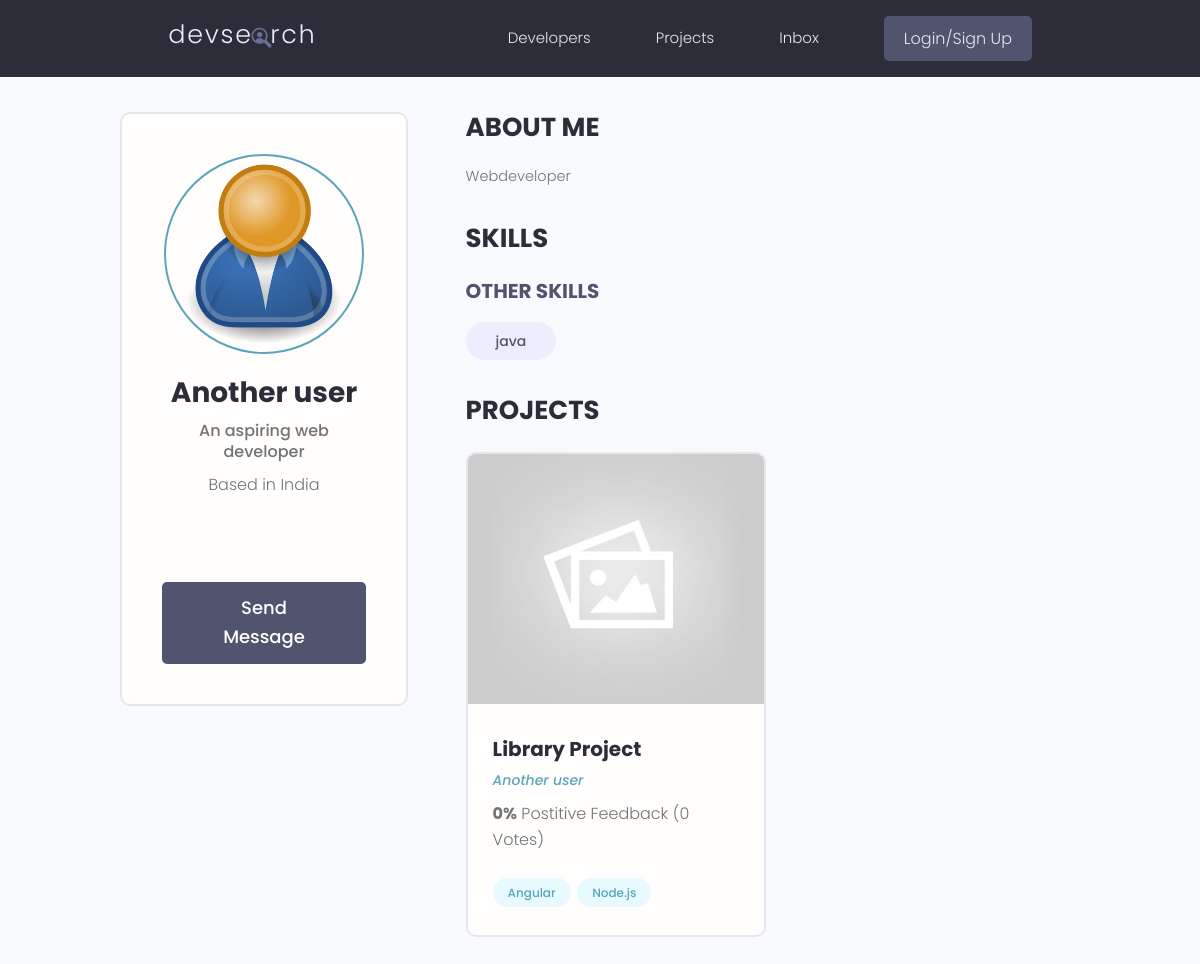
The page /profile/224a384245a349e9bf9ec4f75c2adfbd on the database as committed earlier.
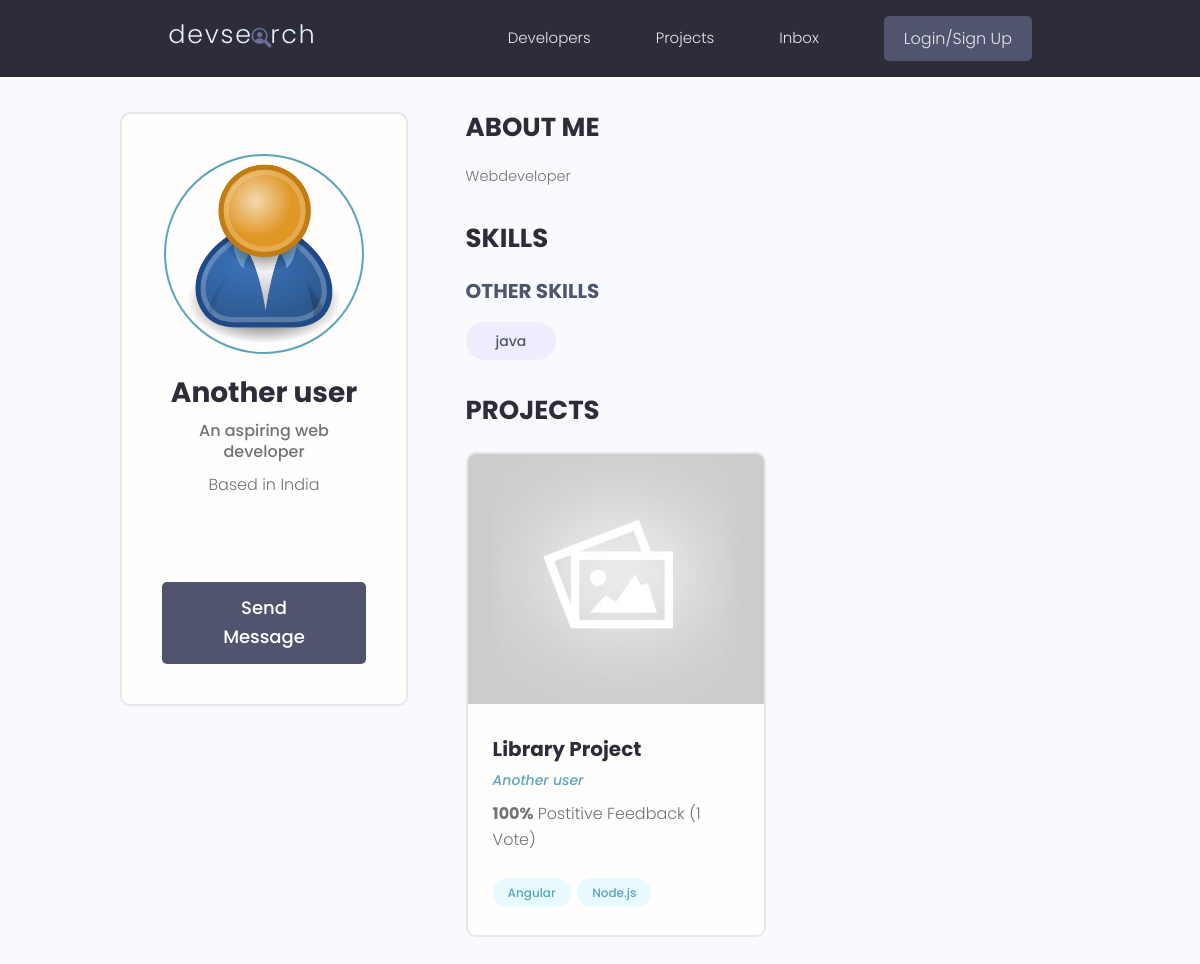
The same page on the database as committed later.
### projects/models.py (models this page shows, shortened)
class Project(models.Model):
    owner = models.ForeignKey(
        Profile, null=True, blank=True, on_delete=models.CASCADE)
    title = models.CharField(max_length = 200)
    description = models.TextField(null = True, blank = True)
    featured_image = models.ImageField(null = True, blank = True, default = 'default.jpg')
    demo_link = models.CharField(max_length = 2000, null = True, blank = True)
    source_link = models.CharField(max_length = 2000, null = True, blank = True)
    tags = models.ManyToManyField('Tag', blank = True)
    vote_total = models.IntegerField(default = 0, null = True, blank = True)
    vote_ratio = models.IntegerField(default = 0, null = True, blank = True)
    created = models.DateTimeField(auto_now_add = True)
    id = models.UUIDField(default = uuid.uuid4, unique = True, primary_key = True, editable = False)
    class Meta:
        ordering = ['-vote_ratio', '-vote_total', 'created']

### users/models.py (models this page shows, shortened)
class Profile(models.Model):
    user = models.OneToOneField(
        User, on_delete=models.CASCADE, null=True, blank=True)
    name = models.CharField(max_length=200, blank=True, null=True)
    email = models.EmailField(max_length=500, blank=True, null=True)
    username = models.CharField(max_length=200, blank=True, null=True)
    location = models.CharField(max_length=200, blank=True, null=True)
    short_intro = models.CharField(max_length=200, blank=True, null=True)
    bio = models.TextField(blank=True, null=True)
    profile_image = models.ImageField(
        null=True, blank=True, upload_to='profiles/', default="profiles/user-default.png")
    social_github = models.CharField(max_length=200, blank=True, null=True)
    social_twitter = models.CharField(max_length=200, blank=True, null=True)
    social_linkedin = models.CharField(max_length=200, blank=True, null=True)
    social_youtube = models.CharField(max_length=200, blank=True, null=True)
    social_website = models.CharField(max_length=200, blank=True, null=True)
    created = models.DateTimeField(auto_now_add=True)
    id = models.UUIDField(default=uuid.uuid4, unique=True,
                          primary_key=True, editable=False)

### users/views.py (the view)
# urls.py: path('profile/<str:pk>', views.userProfiles, name="user-profile"),
def userProfiles(request, pk):
    profile = Profile.objects.get(id=pk)
    topSkills = profile.skill_set.exclude(description__exact="")
    otherSkills = profile.skill_set.filter(description="")
    context = {'profile': profile, 'topSkills': topSkills,
               "otherSkills": otherSkills}
    return render(request, 'users/user-profile.html', context)

### projects/models.py (called while the page is built)
    def __str__(self):
        return self.name

### users/templates/users/user-profile.html (shortened to what this page needs)
{% extends 'main.html' %}
{% block content %}
<main class="profile my-md">
    <div class="container">
      <div class="layout">
        <div class="column column--1of3">
          <div class="card text-center">
            <div class="card__body dev">
              <img class="avatar avatar--xl" src="{{profile.profile_image.url}}" />
              <h2 class="dev__name">{{profile.name}}</h2>
              <p class="dev__title">{{profile.short_intro}}</p>
              <p class="dev__location">Based in {{profile.location}}</p>
              <ul class="dev__social">
              </ul>
              <a href="#" class="btn btn--sub btn--lg">Send Message </a>
            </div>
          </div>
        </div>
        <div class="column column--2of3">
          <div class="devInfo">
            <h3 class="devInfo__title">About Me</h3>
            <p class="devInfo__about">{{profile.bio}}</p>
          </div>
          <div class="devInfo">
            <h3 class="devInfo__title">Skills</h3>
            <div class="devInfo__skills">
              <h3 class="devInfo__subtitle">Other Skills</h3>
              <div class="devInfo__otherSkills">
                {% for skill in otherSkills %}
                <span class="tag tag--pill tag--sub tag--lg">
                  <small>{{skill.name}}</small>
                </span>
                {% endfor %}
              </div>
            </div>
          </div>
          <div class="devInfo">
            <h3 class="devInfo__title">Projects</h3>
            <div class="grid grid--two">
              {% for project in profile.project_set.all %}
              <div class="column">
                <div class="card project">
                  <a href="{% url 'project' project.id %}" class="project">
                    <img class="project__thumbnail" src="{{project.featured_image.url}}" alt="project thumbnail" />
                    <div class="card__body">
                      <h3 class="project__title">{{project.title}}</h3>
                      <p><a class="project__author" href="{% url 'user-profile' project.owner.id %}">{{project.owner.name}}</a></p>
                      <p class="project--rating">
                        <span style="font-weight: bold;">{{project.vote_ratio}}%</span> Postitive
                        Feedback ({{project.vote_total}} Vote{{project.vote_total|pluralize:"s"}})
                      </p>
                      <div class="project__tags">
                        {% for tag in project.tags.all %}
                        <span class="tag tag--pill tag--main">
                          <small>{{tag}}</small>
                        </span>
                        {% endfor %}
                      </div>
                    </div>
                  </a>
                </div>
              </div>
              {% endfor %}
            </div>
          </div>
        </div>
      </div>
    </div>
  </main>
{% endblock %}

Rows that differ between the two databases and show on the page:
changed Project "Library Project": vote_ratio "0" → "100"; vote_total "0" → "1"
